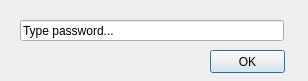
<?xml version="1.0" encoding="UTF-8"?>
<ui version="4.0">
 <class>InputDialog</class>
 <widget class="QDialog" name="InputDialog">
  <property name="geometry">
   <rect>
    <x>0</x>
    <y>0</y>
    <width>308</width>
    <height>81</height>
   </rect>
  </property>
  <property name="windowTitle">
   <string>Input</string>
  </property>
  <widget class="QLineEdit" name="lineEdit">
   <property name="geometry">
    <rect>
     <x>20</x>
     <y>20</y>
     <width>264</width>
     <height>21</height>
    </rect>
   </property>
   <property name="text">
    <string>Type password...</string>
   </property>
  </widget>
  <widget class="QPushButton" name="pushButton">
   <property name="geometry">
    <rect>
     <x>210</x>
     <y>50</y>
     <width>75</width>
     <height>23</height>
    </rect>
   </property>
   <property name="text">
    <string>OK</string>
   </property>
  </widget>
 </widget>
 <resources/>
 <connections/>
</ui>
